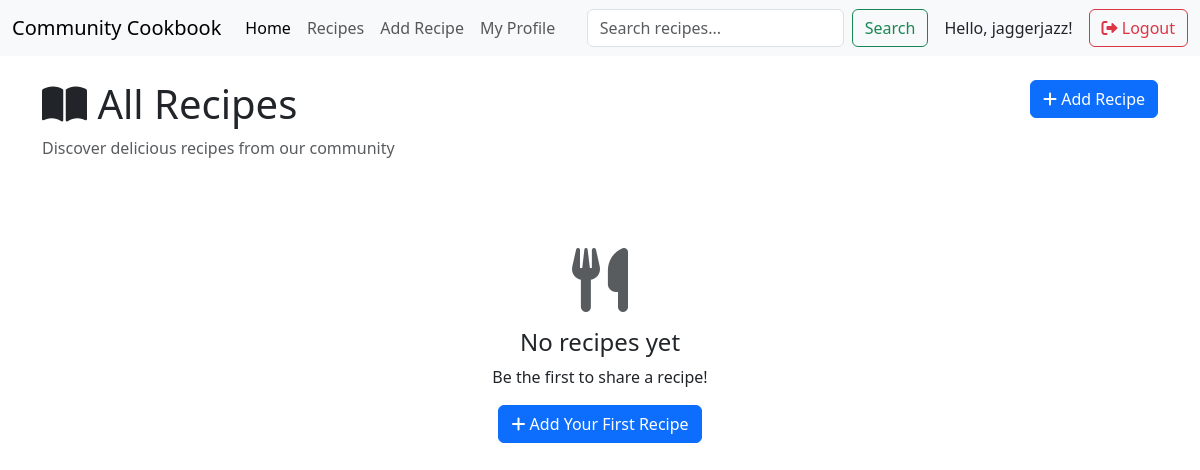
Page /recipes/ (signed in) on the earlier database version.
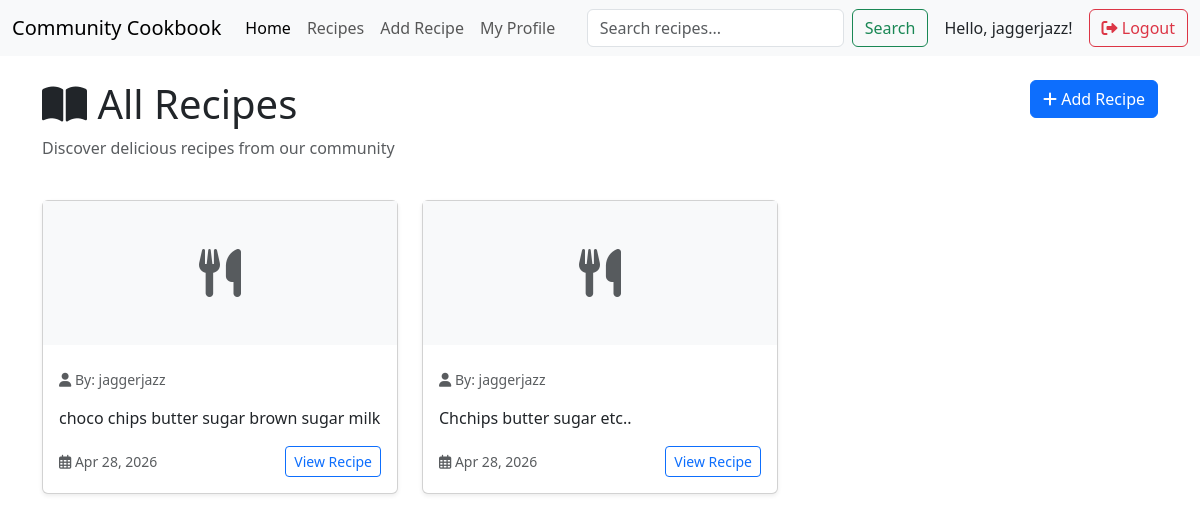
Same page on the later database version.
### recipeApp/models.py (models this page shows, shortened)
class Recipe(models.Model):
    title = models.CharField(max_length=100)
    ingredients = models.TextField()
    instructions = models.TextField()
    image = models.ImageField(upload_to='recipe_images/', blank=True, null=True) # Ensure this line from your version stays!
    created_at = models.DateTimeField(auto_now_add=True)
    updated_at = models.DateTimeField(auto_now=True)
    author = models.ForeignKey(User, on_delete=models.CASCADE)

### recipeApp/views.py (the view)
# urls.py: path('recipes/', views.recipes, name='recipes'),
def recipes(request):
    all_recipes = Recipe.objects.all().order_by('-created_at')
    return render(request, 'recipes.html', {"recipes": all_recipes})

### recipeApp/templates/recipes.html (shortened to what this page needs)
{% extends 'base.html' %}
{% block content %}
<div class="container mt-4">
    <div class="row mb-4">
        <div class="col">
            <h1><i class="fas fa-book-open"></i> All Recipes</h1>
            <p class="text-muted">Discover delicious recipes from our community</p>
        </div>
        {% if user.is_authenticated %}
        <div class="col-auto">
            <a href="{% url 'add_recipe' %}" class="btn btn-primary">
                <i class="fas fa-plus"></i> Add Recipe
            </a>
        </div>
        {% endif %}
    </div>
    <div class="row">
        {% if recipes %}
            {% for recipe in recipes %}
                <div class="col-md-4 mb-4">
                    <div class="card h-100 shadow-sm">
                        {% if recipe.image %}
                            <img src="{{ recipe.image.url }}" class="card-img-top" alt="{{ recipe.name }}" style="height: 200px; object-fit: cover;">
                        {% else %}
                            <div class="bg-light text-center py-5">
                                <i class="fas fa-utensils fa-3x text-muted"></i>
                            </div>
                        {% endif %}
                        <div class="card-body">
                            <p class="card-text text-muted small">
                                <i class="fas fa-user"></i> By: {{ recipe.author.username }}
                            </p>
                            <p class="card-text">{{ recipe.ingredients|truncatewords:20 }}</p>
                            <div class="d-flex justify-content-between align-items-center">
                                <small class="text-muted">
                                    <i class="far fa-calendar-alt"></i> {{ recipe.created_at|date:"M d, Y" }}
                                </small>
                                <a href="{% url 'recipe_detail' recipe.id %}" class="btn btn-sm btn-outline-primary">
                                    View Recipe
                                </a>
                            </div>
                        </div>
                    </div>
                </div>
            {% endfor %}
        {% else %}
            <div class="col text-center py-5">
                <i class="fas fa-utensils fa-4x text-muted mb-3"></i>
                <h4>No recipes yet</h4>
                <p>Be the first to share a recipe!</p>
                {% if user.is_authenticated %}
                    <a href="{% url 'add_recipe' %}" class="btn btn-primary">
                        <i class="fas fa-plus"></i> Add Your First Recipe
                    </a>
                {% else %}
                    <a href="{% url 'login' %}" class="btn btn-primary">Login to Add Recipe</a>
                {% endif %}
            </div>
        {% endif %}
    </div>
</div>
{% endblock %}

Differences in the rows shown:
added Recipe: author.username "jaggerjazz", ingredients "choco chips butter sugar brown sugar milk", created_at "Apr 28, 2026"
added Recipe: author.username "jaggerjazz", ingredients "Chchips butter sugar etc..", created_at "Apr 28, 2026"
Other differences:
text no longer shown: "No recipes yet Be the first to share a recipe! Add Your First Recipe"
